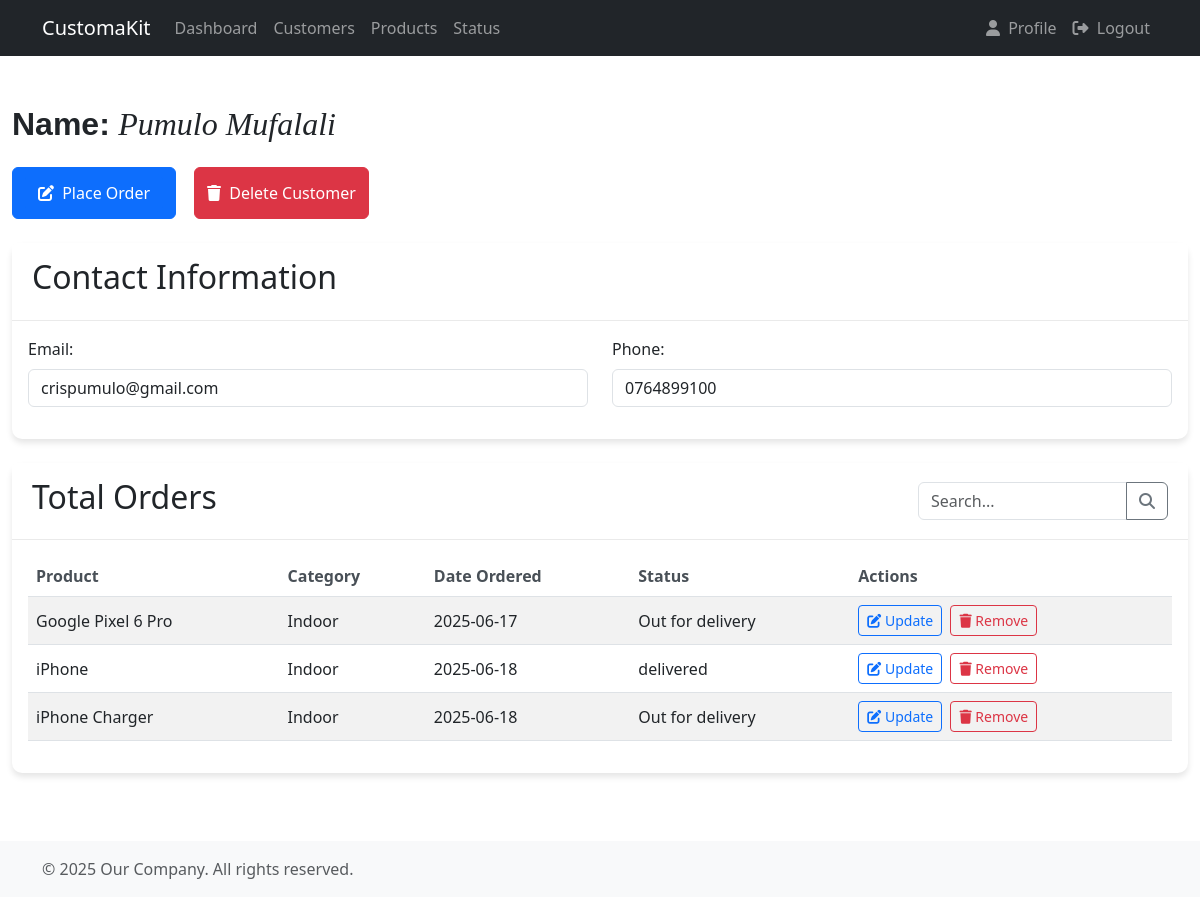
The app's page /customer/1/ with its own data.
### accounts/models.py (models this page shows, shortened)
class Customer(models.Model):
  name = models.CharField(max_length=200, null=True)
  phone = models.CharField(max_length=200, null=True)
  email = models.CharField(max_length=200, null=True, unique=True)
  created_at = models.DateTimeField(auto_now_add=True)

class Order(models.Model):
  STATUS = (
    ('delivered', 'delivered'),
    ('Out for delivery', 'Out for delivery'),
    ('pending', 'pending'),
  )
  customer = models.ForeignKey(Customer, null=True, on_delete=models.CASCADE)
  product = models.ForeignKey(Product, null=True, on_delete=models.CASCADE)
  status = models.CharField(max_length=100, null=True, choices=STATUS)
  created_at = models.DateTimeField(auto_now_add=True)

class Product(models.Model):
  CATEGORY = (
    ('Indoor', 'Indoor'),
    ('Outdoor', 'Outdoor'),
  )
  name = models.CharField(max_length=70, null=True)
  price = models.FloatField(null=True)
  category = models.CharField(max_length=50, null=True, choices=CATEGORY)
  description = models.CharField(max_length=100, null=True)
  created_at = models.DateTimeField(auto_now_add=True)
  tags = models.ManyToManyField(Tag)

### accounts/views.py (the view)
# urls.py: path('customer/<int:pk>/', views.customer, name='customer_detail'),
def customer(request, pk):
  customers = Customer.objects.all()
  customer_name = Customer.objects.get(id=pk)
  order = customer_name.order_set.all()
  context = {
    'customers':customers,
    'customer':customer_name,
    'orders':order,
  }
  return render(request, 'accounts/customer.html', context)

### accounts/templates/accounts/customer.html (shortened to what this page needs)
{% extends 'accounts/main.html' %}
{% load static %}
{% block extra_css %}
<link rel="stylesheet" href="{% static 'accounts/css/customer.css' %}">
{% endblock %}
{% block content %}
<h2 class="mt-4 mb-4">
  <span style="font-family: Arial, sans-serif; font-weight: bold;">Name:</span>
  <span style="font-family: Georgia, serif; font-style: italic;">{{ customer.name }}</span>
</h2>
<div class="action-buttons mb-4">
    <button class="btn btn-primary me-2" id="updateCustomerBtn">
        <a class="btn btn-primary" href="{% url 'create_order' customer.id %}"><i class="fas fa-edit me-1" hre></i> Place Order</a>
    </button>
    <button class="btn btn-danger" id="deleteCustomerBtn">
        <i class="fas fa-trash me-1"></i> Delete Customer
    </button>
</div>
<div class="card mb-4">
    <div class="card-header">
        <h2>Contact Information</h2>
    </div>
    <div class="card-body">
        <div class="row">
            <div class="col-md-6 mb-3">
                <label for="email" class="form-label">Email:</label>
                <input type="email" class="form-control" id="email" value="{{ customer.email }}" readonly>
            </div>
            <div class="col-md-6 mb-3">
                <label for="phone" class="form-label">Phone:</label>
                <input type="tel" class="form-control" id="phone" value="{{ customer.phone }}" readonly>
            </div>
        </div>
    </div>
</div>
<div class="card">
    <div class="card-header">
        <div class="d-flex justify-content-between align-items-center">
            <h2>Total Orders</h2>
            <div class="search-box">
                <div class="input-group">
                    <input type="text" class="form-control" placeholder="Search..." id="orderSearch">
                    <button class="btn btn-outline-secondary" type="button">
                        <i class="fas fa-search"></i>
                    </button>
                </div>
            </div>
        </div>
    </div>
    <div class="card-body">
        <div class="table-responsive">
            <table class="table table-striped table-hover">
                <thead>
                    <tr>
                        <th>Product</th>
                        <th>Category</th>
                        <th>Date Ordered</th>
                        <th>Status</th>
                        <th>Actions</th>
                    </tr>
                </thead>
                <tbody>
                    {% for order in orders %}
                    <tr>
                        <td>{{ order.product.name }}</td>
                        <td>{{ order.product.category }}</td>
                        <td>{{ order.created_at|date:"Y-m-d" }}</td>
                        <td>{{ order.status }}</td>
                        <td>
                            <button class="btn btn-sm btn-outline-primary me-1 update-order-btn" data-order-id="{{ order.id }}">
                                <i class="fas fa-edit"></i> Update
                            </button>
                            <button class="btn btn-sm btn-outline-danger remove-order-btn" data-order-id="{{ order.id }}">
                                <i class="fas fa-trash"></i> Remove
                            </button>
                        </td>
                    </tr>
                    {% endfor %}
                </tbody>
            </table>
        </div>
    </div>
</div>
{% endblock %}

### accounts/static/accounts/css/customer.css (style rules this page uses)
.action-buttons { display: flex; gap: 10px; }
.card { border: none; border-radius: 10px; box-shadow: 0 4px 6px rgba(0, 0, 0, 0.1); margin-bottom: 20px; }
.card-header { background-color: #ffffff; border-bottom: 1px solid #eaeaea; padding: 15px 20px; }
.table th { font-weight: 600; color: #495057; border-top: none; }
.table td { vertical-align: middle; }
.search-box { width: 250px; }
a { text-decoration: none; }

### records on screen
Customer: name "Pumulo Mufalali", email "crispumulo@gmail.com", phone "0764899100"
Order: product.name "Google Pixel 6 Pro", product.category "Indoor", created_at "2025-06-17", status "Out for delivery"
Order: product.name "iPhone", product.category "Indoor", created_at "2025-06-18", status "delivered"
Order: product.name "iPhone Charger", product.category "Indoor", created_at "2025-06-18", status "Out for delivery"
